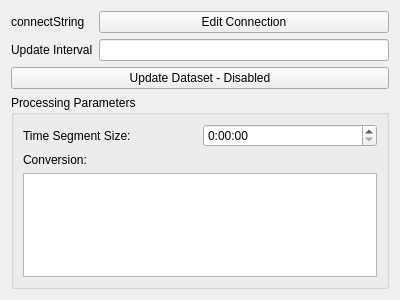
<?xml version="1.0" encoding="UTF-8"?>
<ui version="4.0">
 <class>datamanwidget</class>
 <widget class="QWidget" name="datamanwidget">
  <property name="geometry">
   <rect>
    <x>0</x>
    <y>0</y>
    <width>400</width>
    <height>300</height>
   </rect>
  </property>
  <property name="windowTitle">
   <string>Form</string>
  </property>
  <layout class="QGridLayout" name="gridLayout_2">
   <item row="0" column="0">
    <widget class="QLabel" name="label_13">
     <property name="text">
      <string>connectString</string>
     </property>
    </widget>
   </item>
   <item row="0" column="1">
    <widget class="QPushButton" name="inEditConn_2">
     <property name="text">
      <string>Edit Connection</string>
     </property>
    </widget>
   </item>
   <item row="1" column="0">
    <widget class="QLabel" name="label_19">
     <property name="text">
      <string>Update Interval</string>
     </property>
    </widget>
   </item>
   <item row="1" column="1">
    <widget class="QLineEdit" name="inUpdateInterval_2"/>
   </item>
   <item row="2" column="0" colspan="2">
    <widget class="QPushButton" name="inUpdateDataset_2">
     <property name="text">
      <string>Update Dataset - Disabled</string>
     </property>
    </widget>
   </item>
   <item row="3" column="0" colspan="2">
    <widget class="QGroupBox" name="groupBox_2">
     <property name="title">
      <string>Processing Parameters</string>
     </property>
     <layout class="QGridLayout" name="gridLayout_9">
      <item row="0" column="0">
       <widget class="QLabel" name="label_17">
        <property name="text">
         <string>Time Segment Size:</string>
        </property>
       </widget>
      </item>
      <item row="1" column="0">
       <widget class="QLabel" name="label_18">
        <property name="text">
         <string>Conversion:</string>
        </property>
       </widget>
      </item>
      <item row="2" column="0" colspan="2">
       <widget class="QListView" name="inFormulaList_2"/>
      </item>
      <item row="0" column="1">
       <widget class="QTimeEdit" name="inTimeSegmentSize_2">
        <property name="currentSection">
         <enum>QDateTimeEdit::HourSection</enum>
        </property>
        <property name="displayFormat">
         <string>h:mm:ss</string>
        </property>
       </widget>
      </item>
     </layout>
    </widget>
   </item>
  </layout>
 </widget>
 <resources/>
 <connections/>
</ui>
